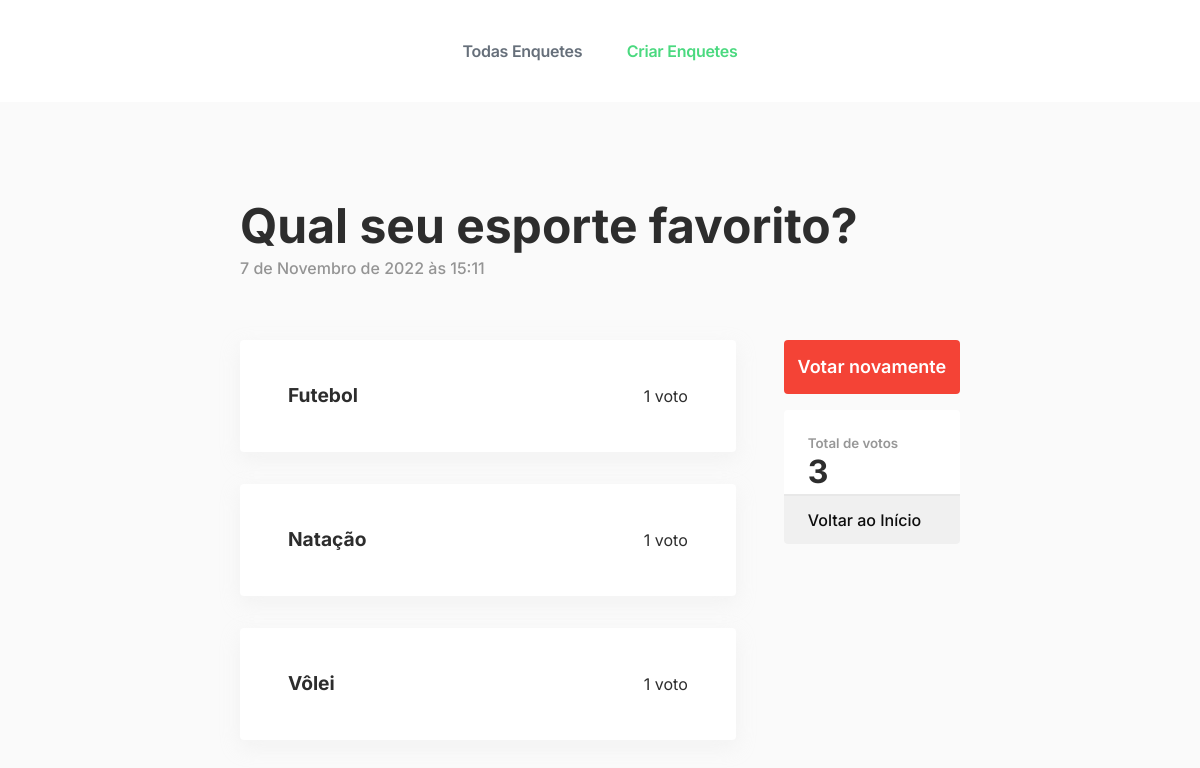
/enquetes/1/results/, run on the app's committed database.
### mysite/enquetes/models.py (models this page shows, shortened)
class Question(models.Model):
    question_text = models.CharField(max_length=200)
    pub_date = models.DateTimeField('date published',default=timezone.now())
    all_votes = models.IntegerField(default=0)
    category = models.CharField(max_length=100, default="")

class Choice(models.Model):
    question = models.ForeignKey(Question, on_delete=models.CASCADE)
    choice_text = models.CharField(max_length=200)
    votes = models.IntegerField(default=0)

### mysite/enquetes/views.py (the view)
# urls.py: path('<int:pk>/results/', views.ResultsView.as_view(), name='results'),
class ResultsView(generic.DetailView):
    model = Question
    template_name = 'enquetes/results.html'

### mysite/enquetes/templates/enquetes/results.html (shortened to what this page needs)
<!DOCTYPE html>
<html>
<head>
    {% load static %}
    <link rel="stylesheet" href="{% static 'enquetes/style_results.css' %}">
    <link rel="stylesheet" href="{% static 'enquetes/nav.css' %}">
    <link rel="stylesheet" href="{% static 'enquetes/colors.css' %}">
</head>
<body>
    <nav class="nav">
        <div class="nav-center">
            <a href="{% url 'enquetes:index' %}" class="nav--link colorGrey">Todas Enquetes</a>
            <a href="{% url 'enquetes:create' %}" class="nav--link colorGreen">Criar Enquetes</a>
        </div>
    </nav>
    <main class="main">
        <section class="main-section">
            <form action="{% url 'enquetes:vote' question.id %}" method="post">
                <header>
                    <h1 class="title">{{ question.question_text }}</h1>
                    <p class="subtitle">{{ question.pub_date }}</p>
                </header>
                <div class="div">
                    <main>
                        {% for choice in question.choice_set.all %}
                        <div class="choice" onclick="choice({{ forloop.counter }})">
                            <label for="choice{{ forloop.counter }}">{{ choice.choice_text }}</label>
                            <p>{{ choice.votes }} voto{{ choice.votes|pluralize }}</p>
                        </div>
                        {% endfor %}
                    </main>
                    <aside>
                        <a href="{% url 'enquetes:detail' question.id %}" class="submitbutton">Votar novamente</a>
                        <div class="votes">
                            <div class="div_votes">
                                <p>Total de votos</p>
                                <h1>{{ question.all_votes }}</h1>
                            </div>
                            <a href="{% url 'enquetes:index' %}">
                                <div class="div_back">
                                    <p>Voltar ao Início</p>
                                </div>
                            </a>
                        </div>
                    </aside>
                </div>
            </form>
        </section>
    </main>
</body>
</html>

### mysite/enquetes/static/enquetes/style_results.css (style rules this page uses)
.main-section { width: 60%; }
.main header { display: flex; gap: 10px; flex-direction: column; margin-bottom: 4em; }
.main header .title { font-size: -webkit-xxx-large; font-weight: 700; margin: 0; }
.main header .subtitle { font-weight: 500; color: #0d0d0d6e; margin: 0; }
.main .div { display: flex; flex-direction: row; justify-content: space-between; gap: 3em; }
.main .div main { display: flex; flex-direction: column; gap: 2em; width: 100%; }
.main .div main .choice { height: 7em; border-radius: 4px; background: white; box-shadow: #dedede47 0px 7px 20px 0px; padding: 0em 3em; display: flex; align-items: center; flex-direction: row; justify-content: space-between; }
.main .div main .choice label { font-size: larger; font-weight: 700; }
.main .div aside { width: 16em; display: flex; flex-direction: column; gap: 1em; }
.main .div aside .submitbutton { width: 100%; height: 3em; background: #f44336; color: white; font-family: inter, sans-serif; font-weight: 600; font-size: large; border: none; border-radius: 4px; cursor: pointer; display: flex; align-items: center; justify-content: center; }
.main .div aside .votes { width: 100%; background: #ffffff; border-radius: 4px; }
.main .div aside .votes .div_votes { border-bottom: solid 2px #e8e8e8; padding: 0px 1.5em; display: flex; flex-direction: column; justify-content: flex-end; }
.main .div aside .votes .div_votes p { margin: 0; padding-top: 2em; font-weight: 600; font-size: smaller; color: #0d0d0d6e; }
.main .div aside .votes .div_votes h1 { margin: 6px 0px; font-size: xx-large; }
.main .div aside .votes .div_back { height: 3em; font-weight: 500; border: none; border-radius: 0 0 4px 4px; cursor: pointer; display: flex; justify-content: flex-start; align-items: center; padding: 0px 1.5em; background: #f0f0f0; }
a { text-decoration: none; color: #0d0d0d; }

### mysite/enquetes/static/enquetes/nav.css (style rules this page uses)
body { -webkit-font-smoothing: antialiased; background-color: #FAFAFA; color: #2D2D2D; font-family: 'Inter', sans-serif; line-height: 1; word-wrap: break-word; margin: 0; padding: 0; transition: background-color 0.5s ease; overflow-x: hidden; }
.nav { float: left; width: -webkit-fill-available; background-color: #FFF; padding: 27px 25px; height: 48px; }
.nav-center { position: absolute; left: 50%; width: 400px; margin-left: -200px; text-align: center; }
.nav--link { font-size: 16px; font-weight: 600; letter-spacing: -0.26px; line-height: 16px; text-decoration: none solid rgb(102, 111, 122); text-align: center; word-spacing: 0px; padding: 16px; display: inline-block; margin: 0px 4px; }
.main { float: left; width: 100%; padding: 100px 0px; display: flex; justify-content: center; }

### mysite/enquetes/static/enquetes/colors.css (style rules this page uses)
.colorGreen { color: #4AD97F; }
.colorGrey { color: #666F7A; }
a { transition: background 0.5s ease, color 0.5s ease; }

### data on the page
Question: question_text "Qual seu esporte favorito?", pub_date "7 de Novembro de 2022 às 15:11", all_votes "3"
Choice: choice_text "Futebol", votes "1"
Choice: choice_text "Natação", votes "1"
Choice: choice_text "Vôlei", votes "1"
